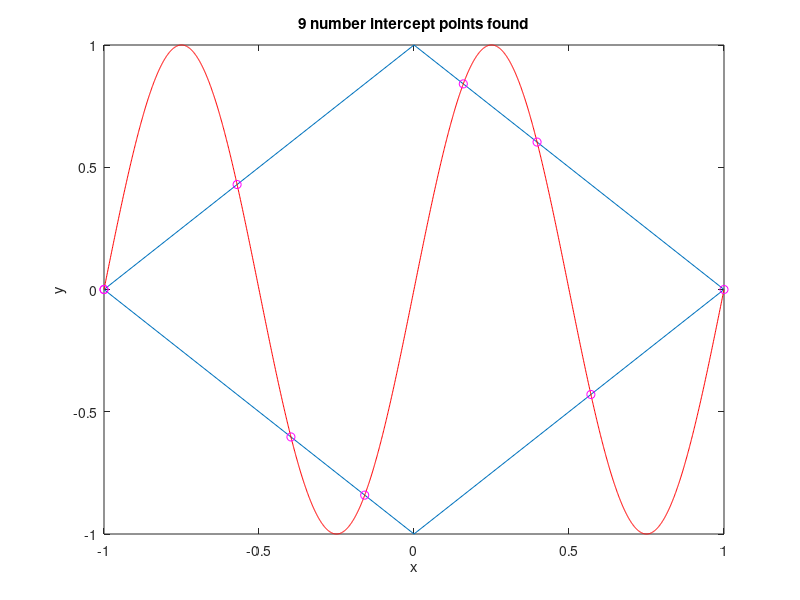

MATLAB code to generate this figure:
%% [xi,yi] = my_polyxpoly(x1,y1,x2,y2,acc)
%
%%% --- INPUTS --- %%%
%   acc ---> accuracy of vectors, to what decimal place, default 1e-4
%   x1, y1 ---> mx1 or 1xm vectors
%   x2, y2 ---> nx1 or 1xn vectors
%
%%% --- OUTPUTS --- %%%
%   xi, yi ---> are a kx1 vectors repesenting all the intercepts
%
% m does not have to equal n
% m and n both have to be greater than or equal to 2
%
% acc is desired accuracy, will defualt to 1e-4, i.e. rounding to nearest
% 0.0001
%
% creating my own version of ...
%
% "[xi,yi] = polyxpoly(x1,y1,x2,y2) returns the intersection points of two 
% polylines in a planar, Cartesian system. x1 and y1 are vectors containing 
% the x- and y-coordinates of the vertices in the first polyline, and x2 
% and y2 contain the vertices in the second polyline. The output variables, 
% xi and yi, are column vectors containing the x- and y-coordinates of each 
% point at which a segment of the first polyline intersects a segment of 
% the second."
%
% From: http://www.mathworks.com/help/map/ref/polyxpoly.html
%
% x1, y1 must be vectors of the same size and x2, y2 as well, but both sets
% don't need to be.  They must at least be a vector with 2 cells (i.e. a
% line)
%
%%% --- EXAMPLE --- %%%
% >> x1 = [0,1:11,10]; 
% >> y1 = [0 1 1 5 -1 5 0 1 2 10 0 0 -1]; 
% >> x2 = [0,1:2:9,10,11,10]; 
% >> y2 = [0 1 10 0 7 4 0 0 -1];
% >> plot(x1,y1); hold on; plot(x2,y2,'r');
%
% See also length, mean, floor, meshgrid, reshape, find, sort, nargin,
% nargout
function [xi,yi] = polyxpoly(x1,y1,x2,y2,acc)
    % default inputs    
    if(nargin < 5)
        % do nothing this is correct
        acc = 1e-4; % accuracy ammount
    end
    % demmo mode
    if(nargout == 0)
        MODE = 'DEMO';
        if(nargin == 0)
            x1 = [-1,0,1,0,-1]; 
            y1 = [0,1,0,-1,0]; 
            x2 = -1:0.001:1;    % [sec] time
            f = 1;              % [Hz] frequency
            y2 = sin((2*pi*f).*x2);
        end
        x1_old = x1;
        y1_old = y1;
        x2_old = x2;
        y2_old = y2;
    else
        MODE = 'NORM';
    end
    % making sure x and y are same size vector
    test_vecs(x1,y1);
    test_vecs(x2,y2);
    % making all vector inputs in column vectors
    x1 = col_vec(x1,acc);
    y1 = col_vec(y1,acc);
    x2 = col_vec(x2,acc);
    y2 = col_vec(y2,acc);
    
    % finding slopes
    m1 = slope_vec(x1,y1);          % slopes of first line
    m2 = slope_vec(x2,y2);          % slopes of second line
    
    % finding intercepts
    b1 = intercept_vec(x1,y1,m1);   % intercepts of first line
    b2 = intercept_vec(x2,y2,m2);   % intercepts of second line
    
    % creating meshes
    [m1,m2] = meshgrid(m1,m2);
    [b1,b2] = meshgrid(b1,b2);
    [x1,x2] = meshgrid(x1,x2);
    [y1,y2] = meshgrid(y1,y2);
    
    % --- same points --- %
    x_test = x1 == x2;
    y_test = y1 == y2;
    same_points = x_test & y_test;
    IDX = find(same_points == 1);
    x_same = x1(IDX);
    y_same = y1(IDX);
    
    % --- intercepts possibilities --- %
    % x intercepts
    xi = (b2 - b1)./(m1 - m2);
    yi = (m2.*b1-m1.*b2)./(m2 - m1);
    
    % x intercepts
    [xi_1] = intercept_matrix(xi,x1);
    [xi_2] = intercept_matrix(xi,x2);
    xi_valid = xi_1 & xi_2; % logical locations of valid x intercepts
    
    % y intercepts
    [yi_1] = intercept_matrix(yi,y1);
    [yi_2] = intercept_matrix(yi,y2);
    yi_valid = yi_1 & yi_2; % logical locations of valid y intercepts
     
    % all valid possibilities, will have to check for x = 0 and y = 0 if
    % they are a possibility as well later
    xi = xi .* (xi_valid);
    [r,c] = find(isnan(xi));
    xi(r,c) = 0;
    yi = yi .* (yi_valid);
    [r,c] = find(isnan(yi));
    yi(r,c) = 0;
    
    % cleaning up xi and yi
    IDX = find(xi_valid | yi_valid == 1);
    xi = [x_same;xi(IDX)];
    yi = [y_same;yi(IDX)];
    
    if(strcmp(MODE,'DEMO'))
        figure();   
        plot(x1_old,y1_old);    hold on;   
        plot(x2_old,y2_old,'r');
        plot(xi,yi,'mo');       hold off;   
        xlabel('x');
        ylabel('y');
        title([num2str(length(xi)),' number intercept points found']);
        [xi yi] %#ok<NOPRT>
    elseif(strcmp(MODE,'NORM'))
        % sorting based on x column
        [xi,IDX] = sort(xi);
        yi = yi(IDX);
    else
        help('my_polyxpoly');
        error('something has gone wrong...');
    end
end
% finding intercepts matrix
function [xi_1] = intercept_matrix(xi,x1)
    test0 = (xi>x1(1:end-1,1:end-1)) & (xi<x1(2:end,2:end));  % assending
    test1 = (xi<x1(1:end-1,1:end-1)) & (xi>x1(2:end,2:end));  % decending
    xi_1 = test0 | test1;
end
% finding intercepts
function [b] = intercept_vec(x,y,m)
    % remember there is 1 less point in the slope vector because this is
    % the slope between two points and thus we'll have the same numbers of
    % intercepts, e.g. if x and y are a nx1 vector, m and b will be mx1
    % where m = n - 1
    b = y(1:end-1) - m.*x(1:end-1);
end
% finding slope vector
function [m] = slope_vec(x,y)
    m = diff(y) ./ diff(x); % slope vector
end
% creating all column vectors for work
function [x_new] = col_vec(x_old,acc)
    [r,c] = size(x_old);
    
    if((r == 1) && (c > 1))
        % got a row vector
        x_new = x_old'; % transpose to get column
    elseif((r > 1) && (c == 1))
        % got a column vector
        x_new = x_old;  % doing nothing
    else
        error(['Data passed in is not a vector [r,c] = [', ...
            num2str(r),',',num2str(c),'] or is 1x1']);
    end
    x_new = round(x_new ./ acc) .* acc;
end
% are x and y the same size?
function test_vecs(x,y)
    test = size(x) == size(y);
    test = floor(mean(test));
    if(test == 1)
        % they are the same time, we are all good
    else
        error('a pair of x and y vectors are not the same size');
    end
end